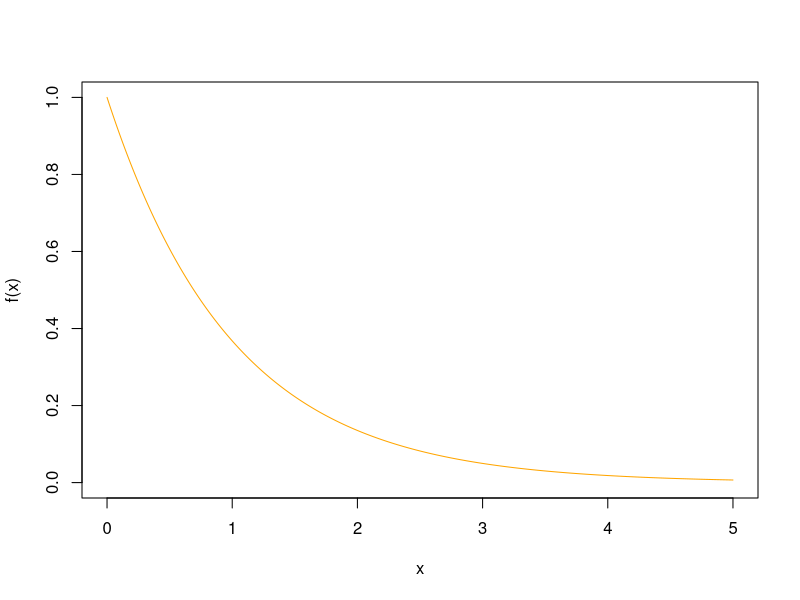
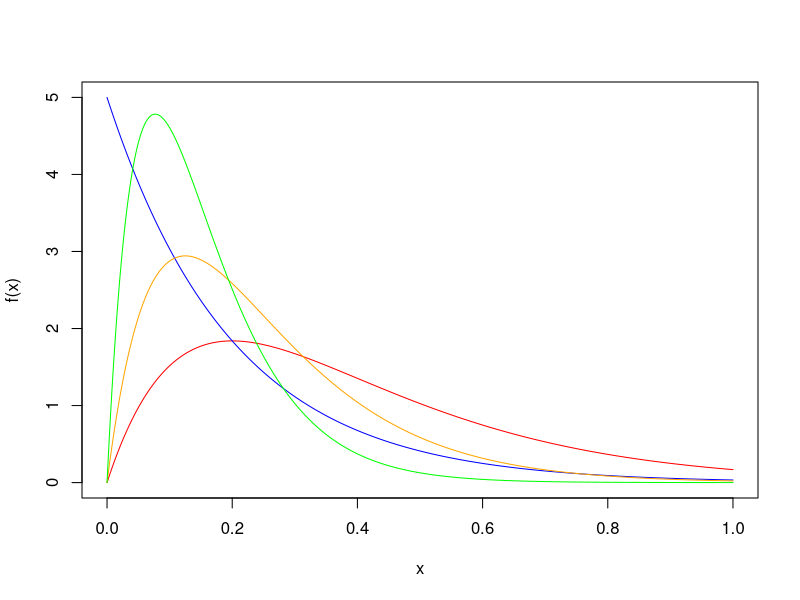
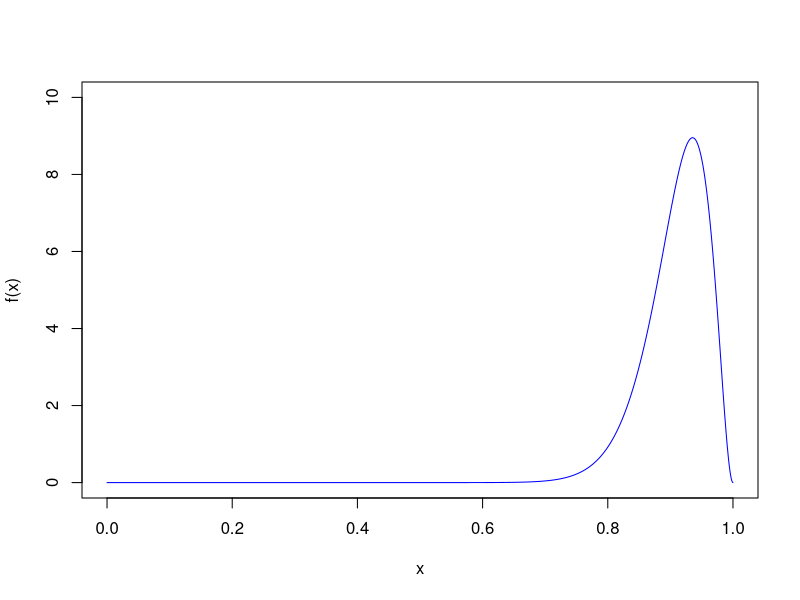
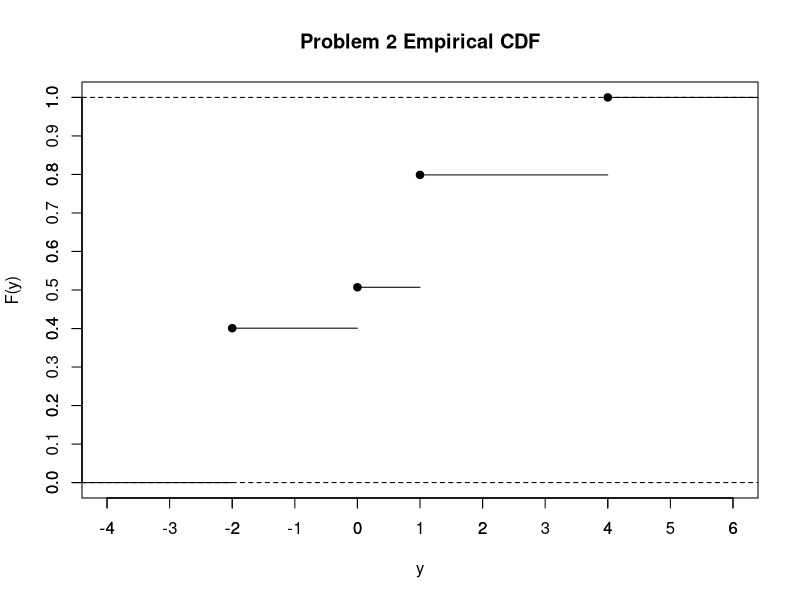
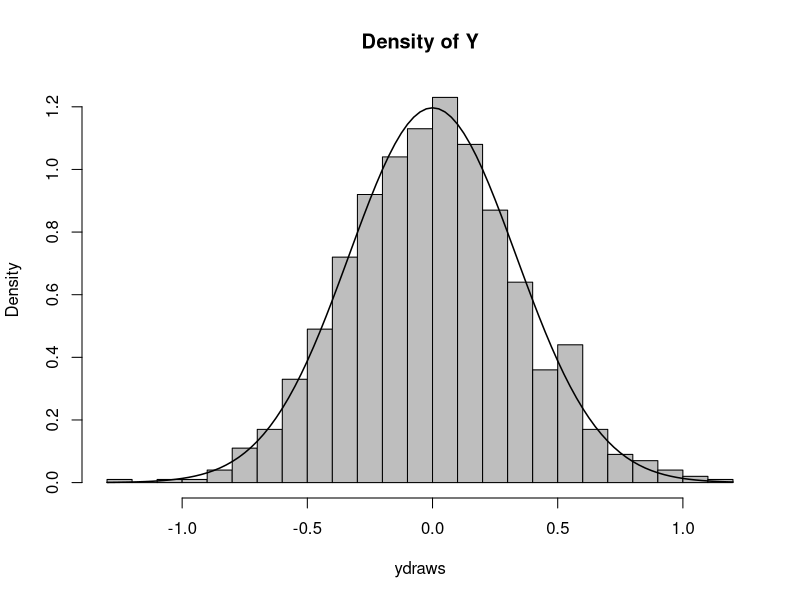
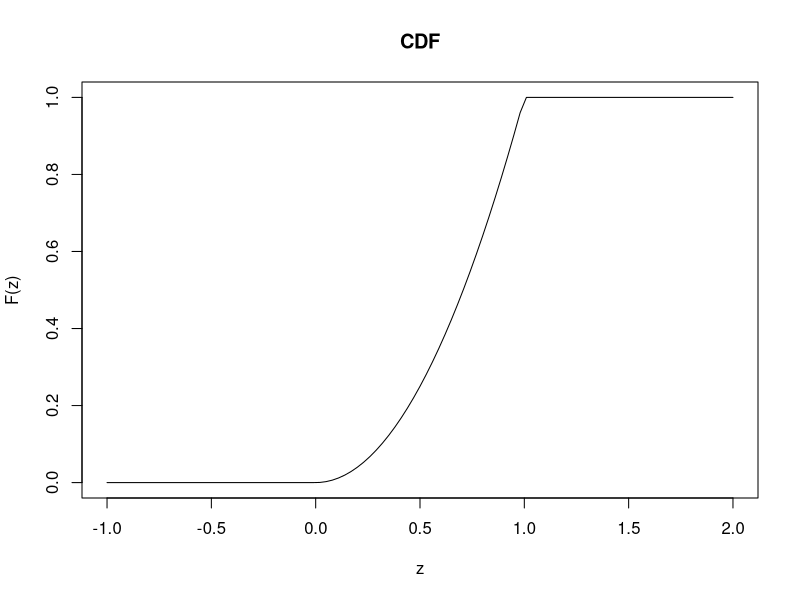
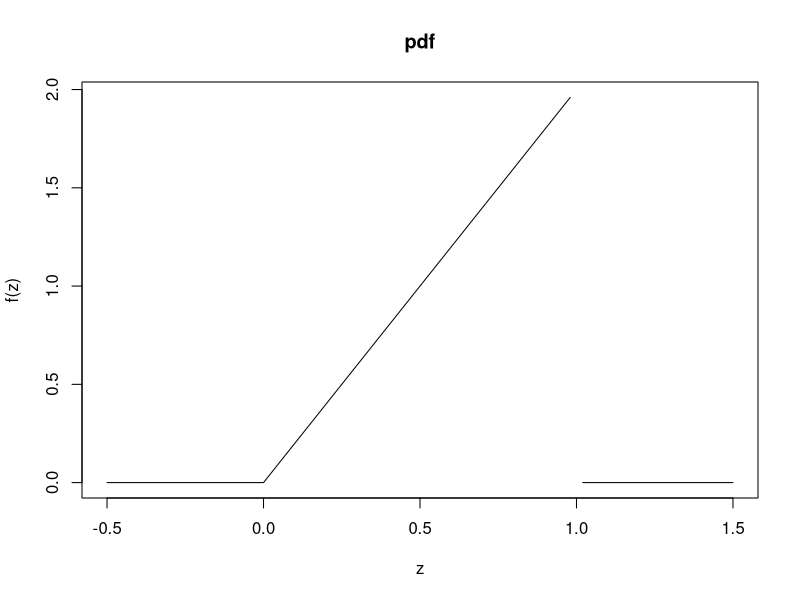
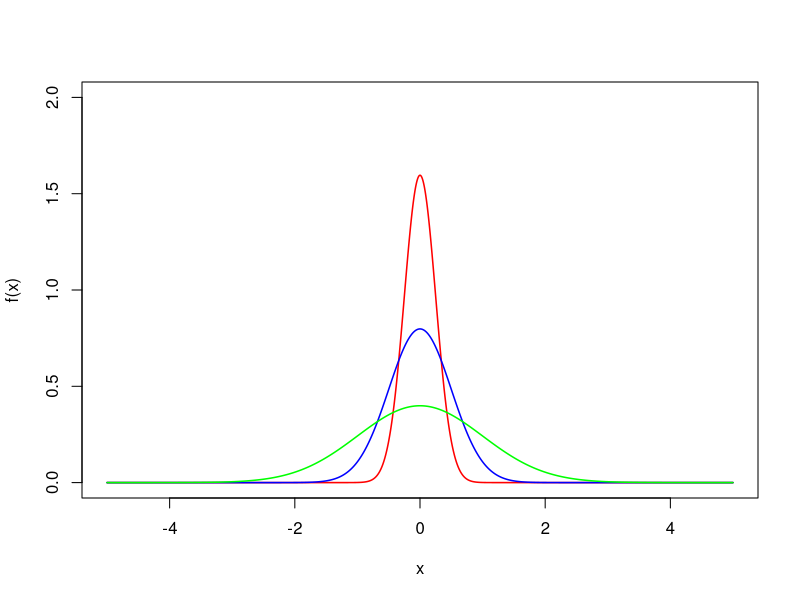

These charts were generated, in order, by the following R code:
#Sarah Bouchat
#PS812 Section 6
#10 October 2014
#Plotting and distributions in R

##################################
# 0: Distributions
##################################

##### Exponential Distribution #####
x<-seq(0,5,.001)
y<-dexp(x,1)
plot(x,y,type="l", col="orange",ylim=c(0,1),ylab="f(x)")

##### Gamma Distribution #####
x<-seq(0,1,.001)
y<-dgamma(x,2,5)
z<-dgamma(x,1,5)
a<-dgamma(x,2,8)
b<-dgamma(x,2,13)
plot(x,y,type="l", col="red",ylim=c(0,5),ylab="f(x)")
lines(x,z, col="blue")
lines(x,a, col="orange")
lines(x,b, col="green")

##### Beta Distribution #####
x<-seq(0,1,.001)
y<-dbeta(x,30,3)
plot(x,y,type="l", col="blue",ylim=c(0,10),ylab="f(x)")

##################################
# 1: Sampling
##################################

#From your last problem set, question #2
values<-c(-2,0,1,4)
Sample1=function(n) sample(values, n, replace=T, prob=c(.4,.1,.3,.2))
Draws<-Sample1(10000)
plot(ecdf(Draws), col.01line="black", main="Problem 2 Empirical CDF", xlab="y", ylab="F(y)")
axis(side=1, at=seq(-4,6, by=1))
axis(side=2, at=seq(0,1,by=.1), labels=TRUE)

##################################
# 2: Transforming
##################################

#Imagine that we have some transformation of our random variable x such that y=x/3. 
#This means that x=3y

#First let's draw some x's from our distribution
xdraws<-rnorm(1000,0,1)

#Now transform this into our y using what we found above
ydraws<-(xdraws)/3

#Plot that sucker (where by sucker I mean the density)! Use the hints written on your problem set
hist(ydraws, freq=FALSE, col="gray", breaks=30, main="Density of Y")

#Now let's add the curve for the pdf
curve((3*(1/(sqrt(2*pi)))*(exp(-((3*x)^2)/2))), add=TRUE, lwd=1.5)


##################################
# 3: Plotting
##################################


##### Plotting using curve, functions #####
z<-seq(-1,1,.001)
fz<-function(z){
  
  ifelse(z<0,0,ifelse(z>1,1,z^2))
}

pdfz<-function(z){
  
  ifelse(z<0,0,ifelse(z>1,0,ifelse(z!=1,2*z,NA)))
}

curve(fz, from=-1,2, xlab="z", ylab="F(z)", main="CDF")
curve(pdfz,from=-.5,to=1.5,xlab="z",ylab="f(z)", main="pdf")

help(curve)


##### Changing parameters and plotting the pdf #####
x<-seq(-5,5,.001)
w<-dnorm(x,0,.25)
y<-dnorm(x,0,.5)
z<-dnorm(x,0,1)
plot(x,w,type="l", col="red",ylim=c(0,2),ylab="f(x)", lwd=1.5)
lines(x,y,col="blue", lwd=1.5)
lines(x,z,col="green", lwd=1.5)

